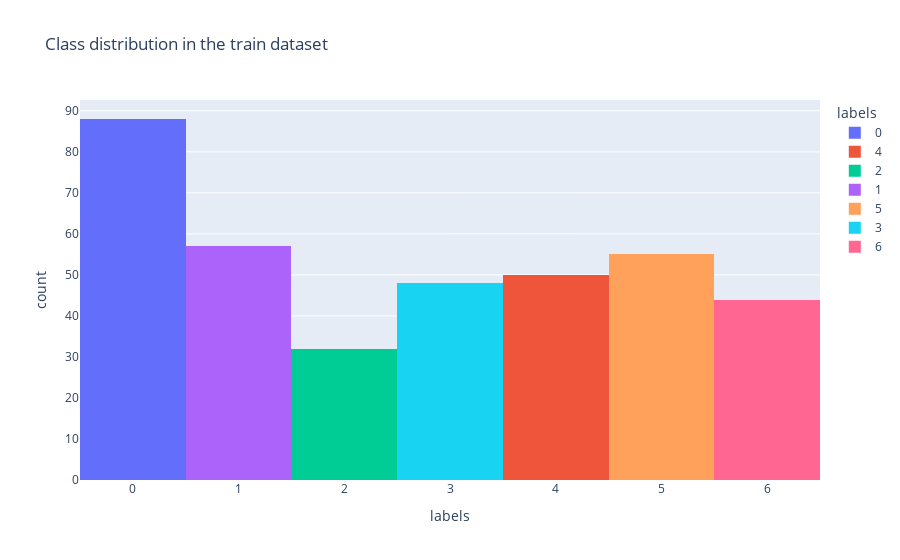
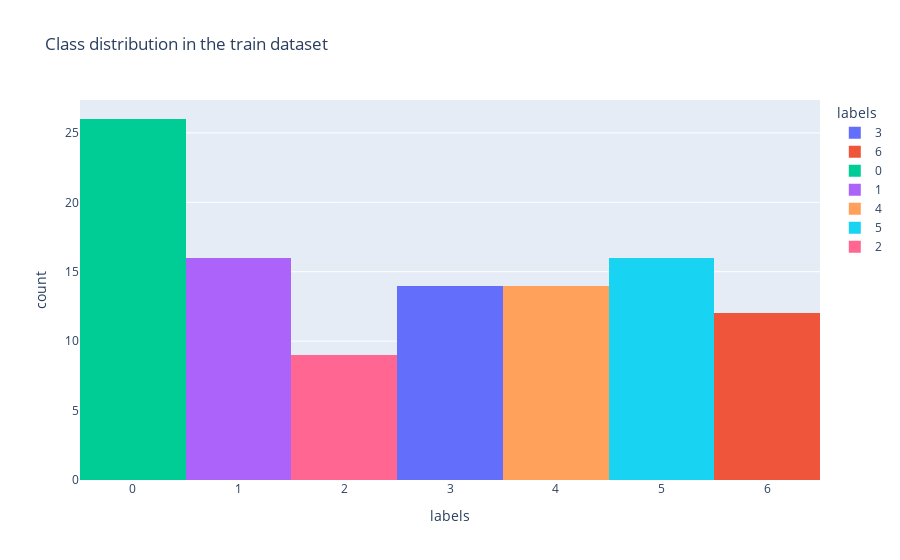
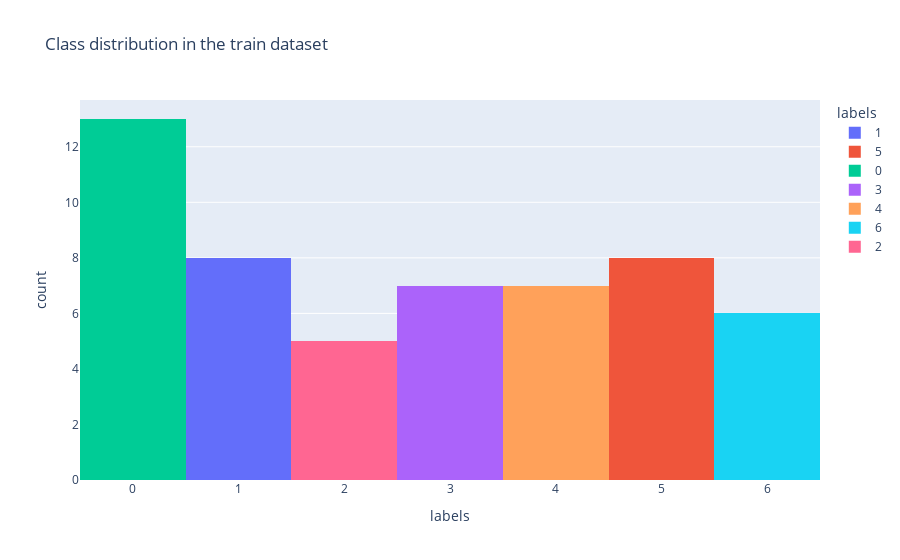

The notebook cell these images were saved under, in order:
### Code cell
fig = px.histogram(train_df, x="labels", color="labels", title="Class distribution in the train dataset")
fig.show()
fig = px.histogram(test_df, x="labels", color="labels", title="Class distribution in the train dataset")
fig.show()
fig = px.histogram(valid_df, x="labels", color="labels", title="Class distribution in the train dataset")
fig.show()

### Figure 1 — Plotly figure (JSON) as saved in the notebook; plotly's stock layout.template omitted (floating-point values rounded to 4 significant figures)
{"data": [{"alignmentgroup": "True", "bingroup": "x", "hovertemplate": "labels=%{x}<br>count=%{y}<extra></extra>", "legendgroup": "0", "marker": {"color": "#636efa", "pattern": {"shape": ""}}, "name": "0", "offsetgroup": "0", "orientation": "v", "showlegend": true, "type": "histogram", "x": [0, 0, 0, 0, 0, 0, 0, 0, 0, 0, 0, 0, 0, 0, 0, 0, 0, 0, 0, 0, 0, 0, 0, 0, 0, 0, 0, 0, 0, 0, 0, 0, 0, 0, 0, 0, 0, 0, 0, 0, 0, 0, 0, 0, 0, 0, 0, 0, 0, 0, 0, 0, 0, 0, 0, 0, 0, 0, 0, 0, 0, 0, 0, 0, 0, 0, 0, 0, 0, 0, 0, 0, 0, 0, 0, 0, 0, 0, 0, 0, 0, 0, 0, 0, 0, 0, 0, 0], "xaxis": "x", "yaxis": "y"}, {"alignmentgroup": "True", "bingroup": "x", "hovertemplate": "labels=%{x}<br>count=%{y}<extra></extra>", "legendgroup": "4", "marker": {"color": "#EF553B", "pattern": {"shape": ""}}, "name": "4", "offsetgroup": "4", "orientation": "v", "showlegend": true, "type": "histogram", "x": [4, 4, 4, 4, 4, 4, 4, 4, 4, 4, 4, 4, 4, 4, 4, 4, 4, 4, 4, 4, 4, 4, 4, 4, 4, 4, 4, 4, 4, 4, 4, 4, 4, 4, 4, 4, 4, 4, 4, 4, 4, 4, 4, 4, 4, 4, 4, 4, 4, 4], "xaxis": "x", "yaxis": "y"}, {"alignmentgroup": "True", "bingroup": "x", "hovertemplate": "labels=%{x}<br>count=%{y}<extra></extra>", "legendgroup": "2", "marker": {"color": "#00cc96", "pattern": {"shape": ""}}, "name": "2", "offsetgroup": "2", "orientation": "v", "showlegend": true, "type": "histogram", "x": [2, 2, 2, 2, 2, 2, 2, 2, 2, 2, 2, 2, 2, 2, 2, 2, 2, 2, 2, 2, 2, 2, 2, 2, 2, 2, 2, 2, 2, 2, 2, 2], "xaxis": "x", "yaxis": "y"}, {"alignmentgroup": "True", "bingroup": "x", "hovertemplate": "labels=%{x}<br>count=%{y}<extra></extra>", "legendgroup": "1", "marker": {"color": "#ab63fa", "pattern": {"shape": ""}}, "name": "1", "offsetgroup": "1", "orientation": "v", "showlegend": true, "type": "histogram", "x": [1, 1, 1, 1, 1, 1, 1, 1, 1, 1, 1, 1, 1, 1, 1, 1, 1, 1, 1, 1, 1, 1, 1, 1, 1, 1, 1, 1, 1, 1, 1, 1, 1, 1, 1, 1, 1, 1, 1, 1, 1, 1, 1, 1, 1, 1, 1, 1, 1, 1, 1, 1, 1, 1, 1, 1, 1], "xaxis": "x", "yaxis": "y"}, {"alignmentgroup": "True", "bingroup": "x", "hovertemplate": "labels=%{x}<br>count=%{y}<extra></extra>", "legendgroup": "5", "marker": {"color": "#FFA15A", "pattern": {"shape": ""}}, "name": "5", "offsetgroup": "5", "orientation": "v", "showlegend": true, "type": "histogram", "x": [5, 5, 5, 5, 5, 5, 5, 5, 5, 5, 5, 5, 5, 5, 5, 5, 5, 5, 5, 5, 5, 5, 5, 5, 5, 5, 5, 5, 5, 5, 5, 5, 5, 5, 5, 5, 5, 5, 5, 5, 5, 5, 5, 5, 5, 5, 5, 5, 5, 5, 5, 5, 5, 5, 5], "xaxis": "x", "yaxis": "y"}, {"alignmentgroup": "True", "bingroup": "x", "hovertemplate": "labels=%{x}<br>count=%{y}<extra></extra>", "legendgroup": "3", "marker": {"color": "#19d3f3", "pattern": {"shape": ""}}, "name": "3", "offsetgroup": "3", "orientation": "v", "showlegend": true, "type": "histogram", "x": [3, 3, 3, 3, 3, 3, 3, 3, 3, 3, 3, 3, 3, 3, 3, 3, 3, 3, 3, 3, 3, 3, 3, 3, 3, 3, 3, 3, 3, 3, 3, 3, 3, 3, 3, 3, 3, 3, 3, 3, 3, 3, 3, 3, 3, 3, 3, 3], "xaxis": "x", "yaxis": "y"}, {"alignmentgroup": "True", "bingroup": "x", "hovertemplate": "labels=%{x}<br>count=%{y}<extra></extra>", "legendgroup": "6", "marker": {"color": "#FF6692", "pattern": {"shape": ""}}, "name": "6", "offsetgroup": "6", "orientation": "v", "showlegend": true, "type": "histogram", "x": [6, 6, 6, 6, 6, 6, 6, 6, 6, 6, 6, 6, 6, 6, 6, 6, 6, 6, 6, 6, 6, 6, 6, 6, 6, 6, 6, 6, 6, 6, 6, 6, 6, 6, 6, 6, 6, 6, 6, 6, 6, 6, 6, 6], "xaxis": "x", "yaxis": "y"}], "layout": {"barmode": "relative", "legend": {"title": {"text": "labels"}, "tracegroupgap": 0}, "title": {"text": "Class distribution in the train dataset"}, "xaxis": {"anchor": "y", "categoryarray": [0, 4, 2, 1, 5, 3, 6], "categoryorder": "array", "domain": [0, 1], "title": {"text": "labels"}}, "yaxis": {"anchor": "x", "domain": [0, 1], "title": {"text": "count"}}}}

### Figure 2 — Plotly figure (JSON) as saved in the notebook; plotly's stock layout.template omitted (floating-point values rounded to 4 significant figures)
{"data": [{"alignmentgroup": "True", "bingroup": "x", "hovertemplate": "labels=%{x}<br>count=%{y}<extra></extra>", "legendgroup": "3", "marker": {"color": "#636efa", "pattern": {"shape": ""}}, "name": "3", "offsetgroup": "3", "orientation": "v", "showlegend": true, "type": "histogram", "x": [3, 3, 3, 3, 3, 3, 3, 3, 3, 3, 3, 3, 3, 3], "xaxis": "x", "yaxis": "y"}, {"alignmentgroup": "True", "bingroup": "x", "hovertemplate": "labels=%{x}<br>count=%{y}<extra></extra>", "legendgroup": "6", "marker": {"color": "#EF553B", "pattern": {"shape": ""}}, "name": "6", "offsetgroup": "6", "orientation": "v", "showlegend": true, "type": "histogram", "x": [6, 6, 6, 6, 6, 6, 6, 6, 6, 6, 6, 6], "xaxis": "x", "yaxis": "y"}, {"alignmentgroup": "True", "bingroup": "x", "hovertemplate": "labels=%{x}<br>count=%{y}<extra></extra>", "legendgroup": "0", "marker": {"color": "#00cc96", "pattern": {"shape": ""}}, "name": "0", "offsetgroup": "0", "orientation": "v", "showlegend": true, "type": "histogram", "x": [0, 0, 0, 0, 0, 0, 0, 0, 0, 0, 0, 0, 0, 0, 0, 0, 0, 0, 0, 0, 0, 0, 0, 0, 0, 0], "xaxis": "x", "yaxis": "y"}, {"alignmentgroup": "True", "bingroup": "x", "hovertemplate": "labels=%{x}<br>count=%{y}<extra></extra>", "legendgroup": "1", "marker": {"color": "#ab63fa", "pattern": {"shape": ""}}, "name": "1", "offsetgroup": "1", "orientation": "v", "showlegend": true, "type": "histogram", "x": [1, 1, 1, 1, 1, 1, 1, 1, 1, 1, 1, 1, 1, 1, 1, 1], "xaxis": "x", "yaxis": "y"}, {"alignmentgroup": "True", "bingroup": "x", "hovertemplate": "labels=%{x}<br>count=%{y}<extra></extra>", "legendgroup": "4", "marker": {"color": "#FFA15A", "pattern": {"shape": ""}}, "name": "4", "offsetgroup": "4", "orientation": "v", "showlegend": true, "type": "histogram", "x": [4, 4, 4, 4, 4, 4, 4, 4, 4, 4, 4, 4, 4, 4], "xaxis": "x", "yaxis": "y"}, {"alignmentgroup": "True", "bingroup": "x", "hovertemplate": "labels=%{x}<br>count=%{y}<extra></extra>", "legendgroup": "5", "marker": {"color": "#19d3f3", "pattern": {"shape": ""}}, "name": "5", "offsetgroup": "5", "orientation": "v", "showlegend": true, "type": "histogram", "x": [5, 5, 5, 5, 5, 5, 5, 5, 5, 5, 5, 5, 5, 5, 5, 5], "xaxis": "x", "yaxis": "y"}, {"alignmentgroup": "True", "bingroup": "x", "hovertemplate": "labels=%{x}<br>count=%{y}<extra></extra>", "legendgroup": "2", "marker": {"color": "#FF6692", "pattern": {"shape": ""}}, "name": "2", "offsetgroup": "2", "orientation": "v", "showlegend": true, "type": "histogram", "x": [2, 2, 2, 2, 2, 2, 2, 2, 2], "xaxis": "x", "yaxis": "y"}], "layout": {"barmode": "relative", "legend": {"title": {"text": "labels"}, "tracegroupgap": 0}, "title": {"text": "Class distribution in the train dataset"}, "xaxis": {"anchor": "y", "categoryarray": [3, 6, 0, 1, 4, 5, 2], "categoryorder": "array", "domain": [0, 1], "title": {"text": "labels"}}, "yaxis": {"anchor": "x", "domain": [0, 1], "title": {"text": "count"}}}}

### Figure 3 — Plotly figure (JSON) as saved in the notebook; plotly's stock layout.template omitted (floating-point values rounded to 4 significant figures)
{"data": [{"alignmentgroup": "True", "bingroup": "x", "hovertemplate": "labels=%{x}<br>count=%{y}<extra></extra>", "legendgroup": "1", "marker": {"color": "#636efa", "pattern": {"shape": ""}}, "name": "1", "offsetgroup": "1", "orientation": "v", "showlegend": true, "type": "histogram", "x": [1, 1, 1, 1, 1, 1, 1, 1], "xaxis": "x", "yaxis": "y"}, {"alignmentgroup": "True", "bingroup": "x", "hovertemplate": "labels=%{x}<br>count=%{y}<extra></extra>", "legendgroup": "5", "marker": {"color": "#EF553B", "pattern": {"shape": ""}}, "name": "5", "offsetgroup": "5", "orientation": "v", "showlegend": true, "type": "histogram", "x": [5, 5, 5, 5, 5, 5, 5, 5], "xaxis": "x", "yaxis": "y"}, {"alignmentgroup": "True", "bingroup": "x", "hovertemplate": "labels=%{x}<br>count=%{y}<extra></extra>", "legendgroup": "0", "marker": {"color": "#00cc96", "pattern": {"shape": ""}}, "name": "0", "offsetgroup": "0", "orientation": "v", "showlegend": true, "type": "histogram", "x": [0, 0, 0, 0, 0, 0, 0, 0, 0, 0, 0, 0, 0], "xaxis": "x", "yaxis": "y"}, {"alignmentgroup": "True", "bingroup": "x", "hovertemplate": "labels=%{x}<br>count=%{y}<extra></extra>", "legendgroup": "3", "marker": {"color": "#ab63fa", "pattern": {"shape": ""}}, "name": "3", "offsetgroup": "3", "orientation": "v", "showlegend": true, "type": "histogram", "x": [3, 3, 3, 3, 3, 3, 3], "xaxis": "x", "yaxis": "y"}, {"alignmentgroup": "True", "bingroup": "x", "hovertemplate": "labels=%{x}<br>count=%{y}<extra></extra>", "legendgroup": "4", "marker": {"color": "#FFA15A", "pattern": {"shape": ""}}, "name": "4", "offsetgroup": "4", "orientation": "v", "showlegend": true, "type": "histogram", "x": [4, 4, 4, 4, 4, 4, 4], "xaxis": "x", "yaxis": "y"}, {"alignmentgroup": "True", "bingroup": "x", "hovertemplate": "labels=%{x}<br>count=%{y}<extra></extra>", "legendgroup": "6", "marker": {"color": "#19d3f3", "pattern": {"shape": ""}}, "name": "6", "offsetgroup": "6", "orientation": "v", "showlegend": true, "type": "histogram", "x": [6, 6, 6, 6, 6, 6], "xaxis": "x", "yaxis": "y"}, {"alignmentgroup": "True", "bingroup": "x", "hovertemplate": "labels=%{x}<br>count=%{y}<extra></extra>", "legendgroup": "2", "marker": {"color": "#FF6692", "pattern": {"shape": ""}}, "name": "2", "offsetgroup": "2", "orientation": "v", "showlegend": true, "type": "histogram", "x": [2, 2, 2, 2, 2], "xaxis": "x", "yaxis": "y"}], "layout": {"barmode": "relative", "legend": {"title": {"text": "labels"}, "tracegroupgap": 0}, "title": {"text": "Class distribution in the train dataset"}, "xaxis": {"anchor": "y", "categoryarray": [1, 5, 0, 3, 4, 6, 2], "categoryorder": "array", "domain": [0, 1], "title": {"text": "labels"}}, "yaxis": {"anchor": "x", "domain": [0, 1], "title": {"text": "count"}}}}
